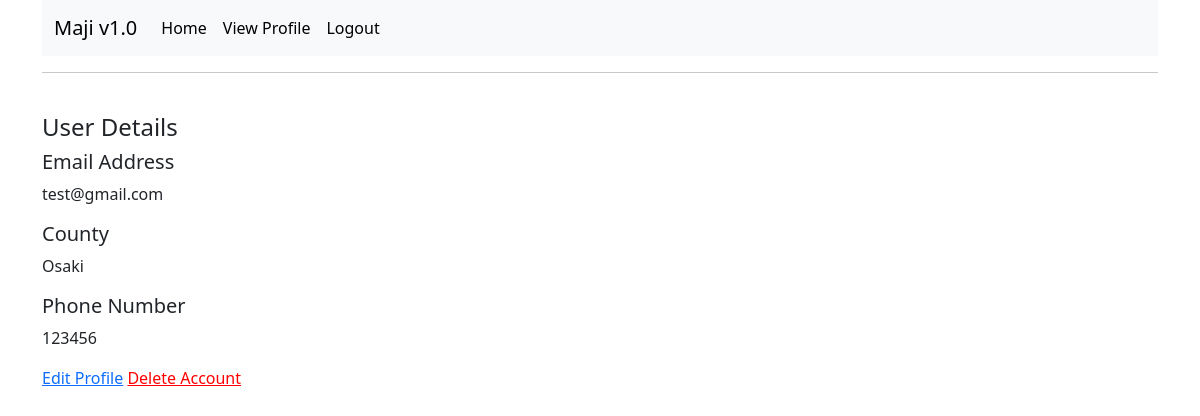
/user/profile (signed in), run on an earlier commit of the app's database.
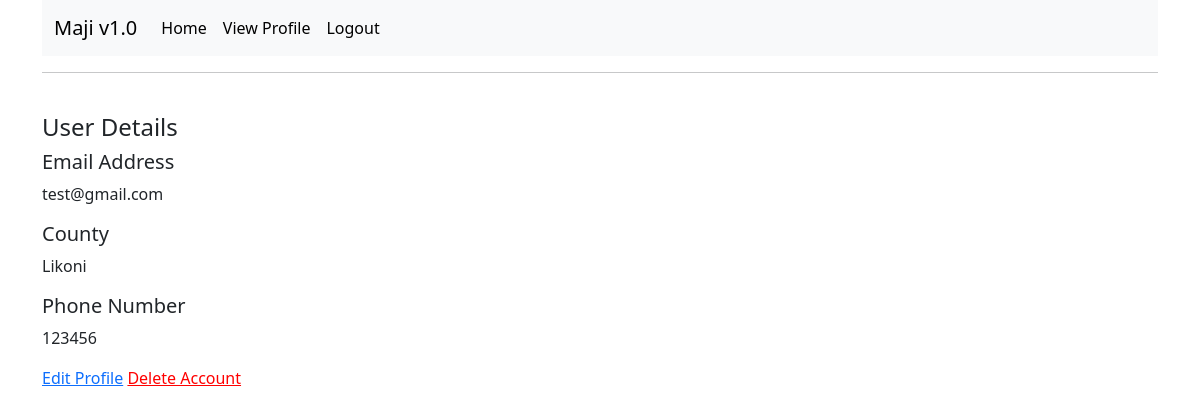
And on a later commit of the database.
### app/models.py (models this page shows, shortened)
class Users(UserMixin, db.Model):
    id = db.Column(db.Integer, primary_key=True)
    username = db.Column(db.String(50), index=True)
    email = db.Column(db.String(120), index=True, unique=True)
    county = db.Column(db.String(30))
    phone_number = db.Column(db.String(13))
    password_hash = db.Column(db.String(128))
    type = db.Column(db.String(10))
    orderee = db.relationship("Order", foreign_keys='Order.buyer_name', backref='purchaser', lazy="dynamic")
    ordered_to = db.relationship("Order", foreign_keys='Order.seller_id', cascade="all, delete-orphan", backref='seller', lazy="dynamic")

### app/routes.py (the view)
@app.route('/user/profile', methods=['GET', 'POST'])
@login_required
def profile():
    if current_user.is_authenticated:
        user = Users.query.filter_by(email=current_user.email).first()
        return render_template('profile.html',user=user, title='Profile Page')

### app/models.py (called while the page is built)
@login.user_loader
def Load_user(id):
    return Users.query.get(int(id))

### app/templates/profile.html
{% extends 'base.html' %}
{% block content %}
	<div>
		<h4>User Details</h4>
		<h5>Email Address</h5>
		<p>{{ user.email }} </p>
		<h5>County</h5>
		<p>{{ user.county }}</p>
		<h5>Phone Number</h5>
		<p>{{ user.phone_number }}</p>
	</div>
	<a href="{{ url_for("edit_profile") }}">Edit Profile</a>
	<a href="{{ url_for("delete_me") }}" style="color: red">Delete Account</a>
{% endblock %}

### app/templates/base.html (shortened to what this page needs)
<!doctype html>
<html lang="en">
	<head>
		<link href="https://cdn.jsdelivr.net/npm/bootstrap@5.3.3/dist/css/bootstrap.min.css" rel="stylesheet">
	</head>
	<body>
		<div class="container">
		{% include 'nav.html' %}
		<hr>
		<br>
		{% block content %}
		{% endblock %}
		</div>
	</body>
</html>

### app/templates/nav.html (shortened to what this page needs)
<nav class="navbar navbar-expand-lg bg-body-tertiary">
	<div class="container-fluid">
		<a class="navbar-brand" href="#">Maji v1.0</a>
		<div class="collapse navbar-collapse" id="navbarSupportedContent">
			<ul class="navbar-nav me-auto mb-2 mb-lg-0">
				{% if current_user.is_anonymous %}
				<li class="nav-item"><a class="nav-link active" aria-current="page" href="{{ url_for("login") }}">Login</a></li>
				<li class="nav-item"><a class="nav-link active" aria-current="page" href="{{ url_for("register") }}">Register</a></li>
				{% else %}
				{% if current_user.email == "admin@admin.com" %}
				<li class="nav-item"><a class="nav-link active" aria-current="page" href="{{ url_for("admin") }}">Home</a></li>
				{% else %}
				<li class="nav-item"><a class="nav-link active" aria-current="page" href="{{ url_for("home") }}">Home</a></li>
				{% endif %}
				<li class="nav-item"><a class="nav-link active" aria-current="page" href="{{ url_for("profile") }}">View Profile</a></li>
				<li class="nav-item"><a class="nav-link active" aria-current="page" href="{{ url_for("logout") }}">Logout</a></li>
				{% endif %}
			</ul>
		</div>
	</div>
</nav>

What changed in the data, as far as the page shows it:
changed Users "test@gmail.com": county "Osaki" → "Likoni"
